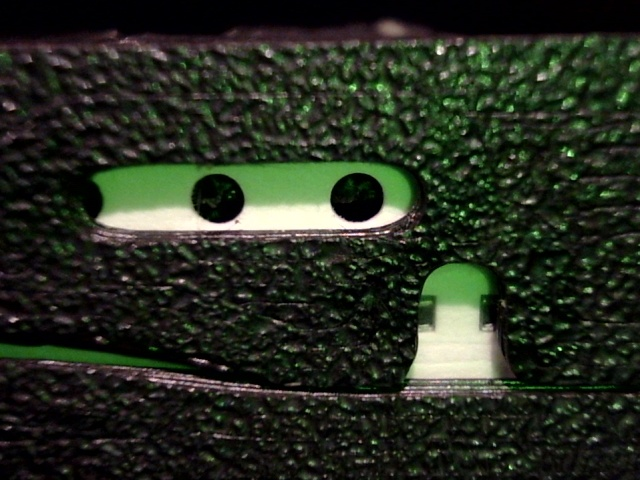
#> input picture firmware/library/microzig/examples/raspberrypi/rp2040/captured_image.jpg, 640 x 480 px; its folder holds only this picture in this run
$ python -i reference_finder.py   (imports and definitions only)
#> lines starting #> are read from the running program, lines starting #| are printed output that depends on the picture
#> further down, picture is the input picture: shape (480, 640, 3); mean B, G, R 32.3, 44.7, 38.7
import cv2
import numpy as np
import os
import matplotlib.pyplot as plt
from collections import Counter

# Helper function to find circles
def find_circles(image, dp=1.2, min_dist=50, param1=50, param2=30, min_radius=15, max_radius=50):
#> called with dp = 1.2, min_dist = 50, param1 = 50, param2 = 30, min_radius = 15, max_radius = 50
    gray = cv2.cvtColor(image, cv2.COLOR_BGR2GRAY)
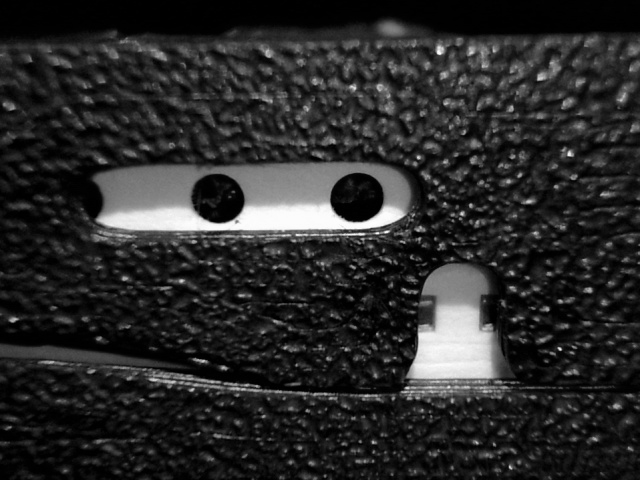
#> gray: shape (480, 640); min 0, max 254, mean 41.5
    blurred = cv2.GaussianBlur(gray, (9, 9), 2, 2)
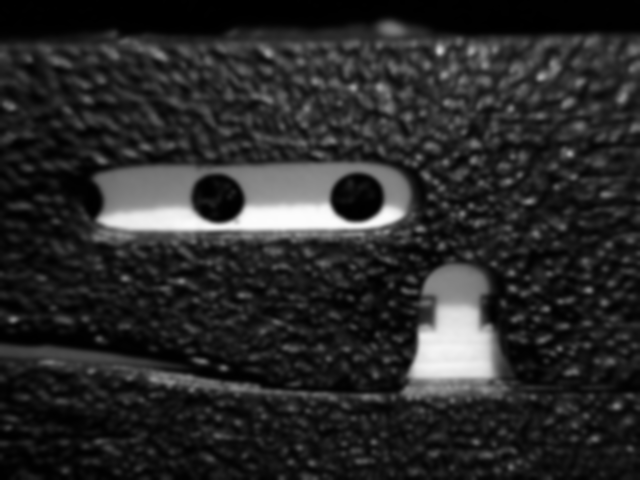
#> blurred: shape (480, 640); min 0, max 252, mean 41.5
    circles = cv2.HoughCircles(blurred, cv2.HOUGH_GRADIENT, dp, min_dist, param1=param1, param2=param2, minRadius=min_radius, maxRadius=max_radius)
#> circles = 33 rows, first 8: [336.6, 113.4, 48], [381, 195, 29.52], [216.6, 199.8, 26.76], [389.4, 99, 42.72], [327, 282.6, 48], [277.8, 99, 44.04], [472.2, 195, 41.4], [293.4, 371.4, 38.76]
    if circles is not None:
        circles = np.uint16(np.around(circles))
#> circles = 33 rows, first 8: [337, 113, 48], [381, 195, 30], [217, 200, 27], [389, 99, 43], [327, 283, 48], [278, 99, 44], [472, 195, 41], [293, 371, 39]
    return circles

# Parameters
captures_folder = 'captures/angle_85'
reference_x = 175
reference_y = 255
tolerance_px = 5  # Tolerance for matching coordinates
min_radius = 20  # Replace with your desired minimum radius
max_radius = 30  # Replace with your desired maximum radius
pixel_to_mm = 1.4 / (2 * 27)  # Conversion factor from pixels to mm (radius of 27 px corresponds to 1.4 mm diameter)

# Collect x-coordinates and radii of matching circles
x_coordinates = []
radii = []

# Process each image in the folder
# [44 lines not run here, left out]

radii = None
# Plot the radius counts
# [13 lines not run here, left out]

>>> import cv2
>>> picture = cv2.imread('../../library/microzig/examples/raspberrypi/rp2040/captured_image.jpg')
>>> result = find_circles(picture)
#> result has the same summary as circles in find_circles

$ run again, on firmware/library/microzig/examples/raspberrypi/rp2040/initial_detection_visualization.jpg
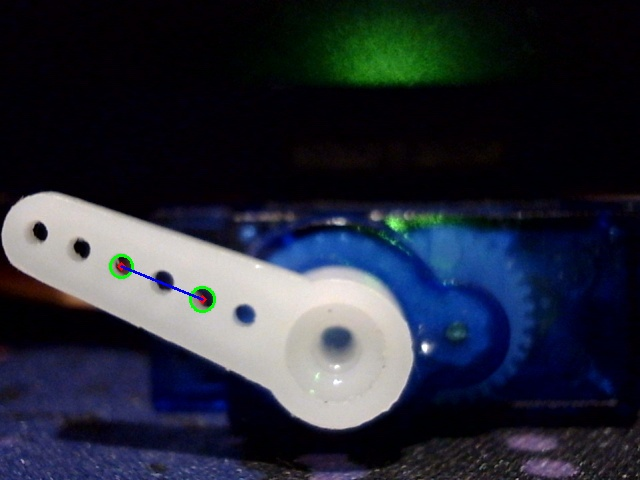
#> input picture firmware/library/microzig/examples/raspberrypi/rp2040/initial_detection_visualization.jpg, 640 x 480 px
#> picture is the input picture: shape (480, 640, 3); mean B, G, R 55.8, 43.4, 39
#> in find_circles, `gray = cv2.cvtColor(image, cv2.COLOR_BGR2GRAY)`:
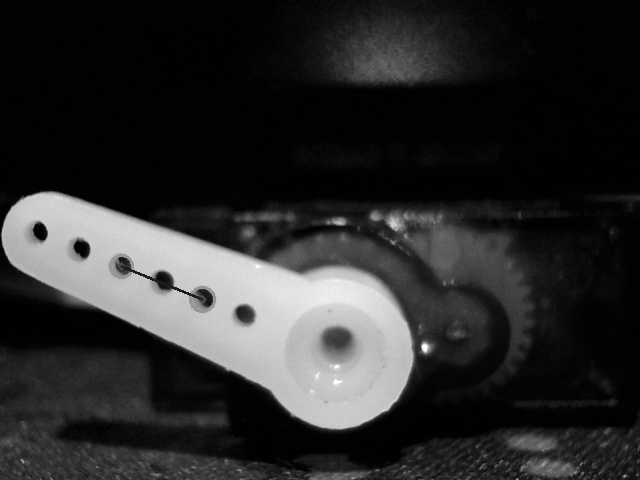
#> gray: shape (480, 640); min 0, max 255, mean 43.4
#> in find_circles, `circles = cv2.HoughCircles(blurred, cv2.HOUGH_GRADIENT, dp, min_dist, ..`: circles = [[47.4, 234.6, 45]]
#> in find_circles, `circles = np.uint16(np.around(circles))`: circles = [[47, 235, 45]]
